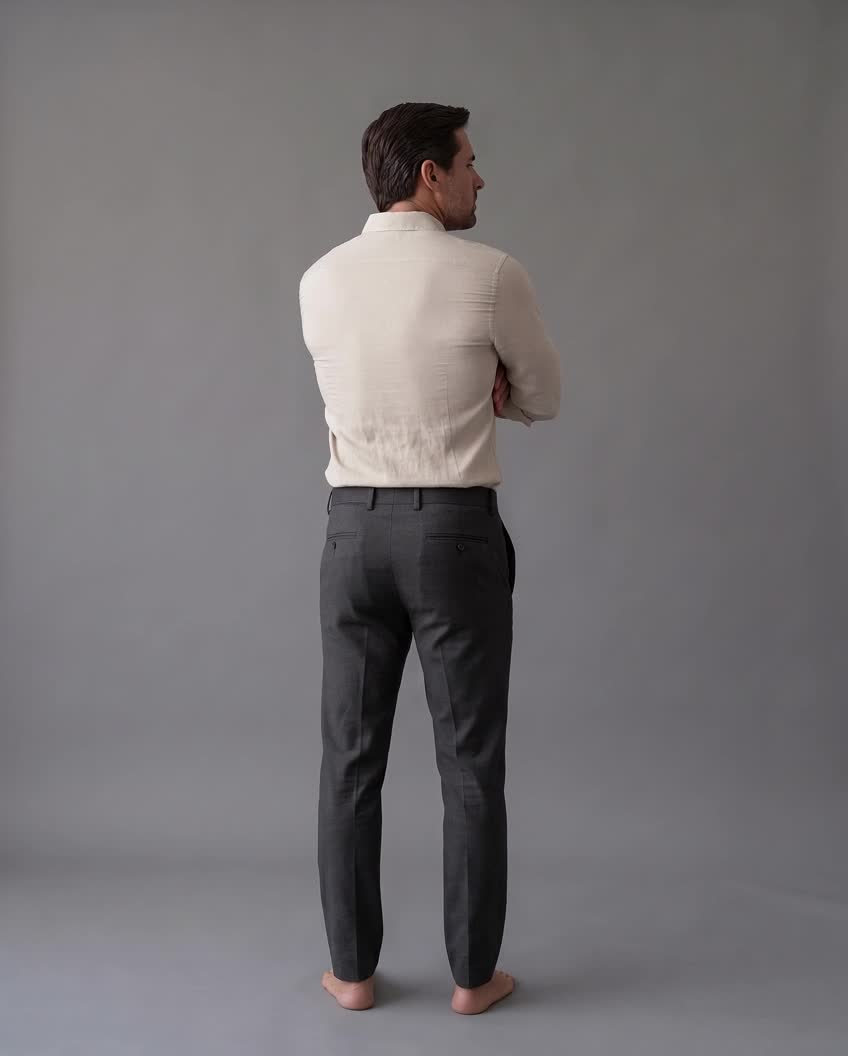
#> input picture ar/clips/frames/back.jpg, 848 x 1056 px
$ python gloves_off.py ../../../../ar/clips/frames/back.jpg
#> lines starting #> are read from the running program, lines starting #| are printed output that depends on the picture; after the words box and inside, x2 and y2 are one past the last pixel; in counts of white or black regions, pixels touching at a corner belong together
"""Masked repaint; pixels outside the saved two-pixel bleed masks stay exact."""
from pathlib import Path
import hashlib,json,shutil
import numpy as np
from PIL import Image,ImageFilter,ImageDraw
from scipy import ndimage as ndi
from fbx_read import read_fbx,child,val
import subprocess,io
ROOT=Path(__file__).resolve().parents[1];T=ROOT/'tex';B=ROOT/'baseline'
BASE_COMMIT='0c1d45711779c77f439c2a85b1f88b298ce15c73'
def mask_for(rgb):
 # Restrict the luminance test to the actual original glove UV island.
 # A global threshold misses its dark seams and also selects bright background.
 roots=read_fbx(ROOT/'source.fbx');obj=next(n for n in roots if n['name']=='Objects');g=child(obj,'Geometry');uvn=child(g,'LayerElementUV')
 uv=val(uvn,'UV').reshape(-1,2)[val(uvn,'UVIndex')].reshape(-1,3,2)
 h,w=np.asarray(rgb).shape[:2];canvas=Image.new('L',(w,h));draw=ImageDraw.Draw(canvas)
 for tri in uv:
  if np.all(tri[:,0]>=.5) and np.all(tri[:,1]>=.5):
   pts=[((u-.5)*2*(w-1),(1-v)*2*(h-1)) for u,v in tri]
   draw.polygon(pts,fill=255)
 coverage=np.asarray(canvas)>0
 labels,n=ndi.label(coverage);sizes=np.bincount(labels.ravel());sizes[0]=0
 # Select the component sampled at the palm, not the independent oval island.
 label=labels[int(h*.35),int(w*.80)]
 if label==0:label=sizes.argmax()
 region=ndi.binary_fill_holes(labels==label)
 lum=np.asarray(rgb)[...,:3]@np.array([.2126,.7152,.0722])
 m=ndi.binary_fill_holes(region & (lum>0))
 return ndi.binary_dilation(m,structure=ndi.generate_binary_structure(2,2),iterations=2)
def original_image(name):
 data=subprocess.check_output(['git','show',BASE_COMMIT+':website/avatar-models/v2/tex/'+name],cwd=ROOT)
 return Image.open(io.BytesIO(data))
def digest(p):return hashlib.sha256(p.read_bytes()).hexdigest()
def main(repaint):
#> called with repaint = '../../../../ar/clips/frames/back.jpg'
 if not (T/'atlas-original.png').exists():shutil.copyfile(T/'atlas.png',T/'atlas-original.png')
 raw=Image.open(repaint).convert('RGB');ar=np.asarray(raw).astype(float)
#> in main, raw is the input picture: PIL image 848x1056 RGB; mean R, G, B 116.2, 113, 115.1
 skin=(ar[:,:,0]>ar[:,:,1]*1.25)&(ar[:,:,1]>ar[:,:,2]*1.1)&(ar[:,:,0]>110)
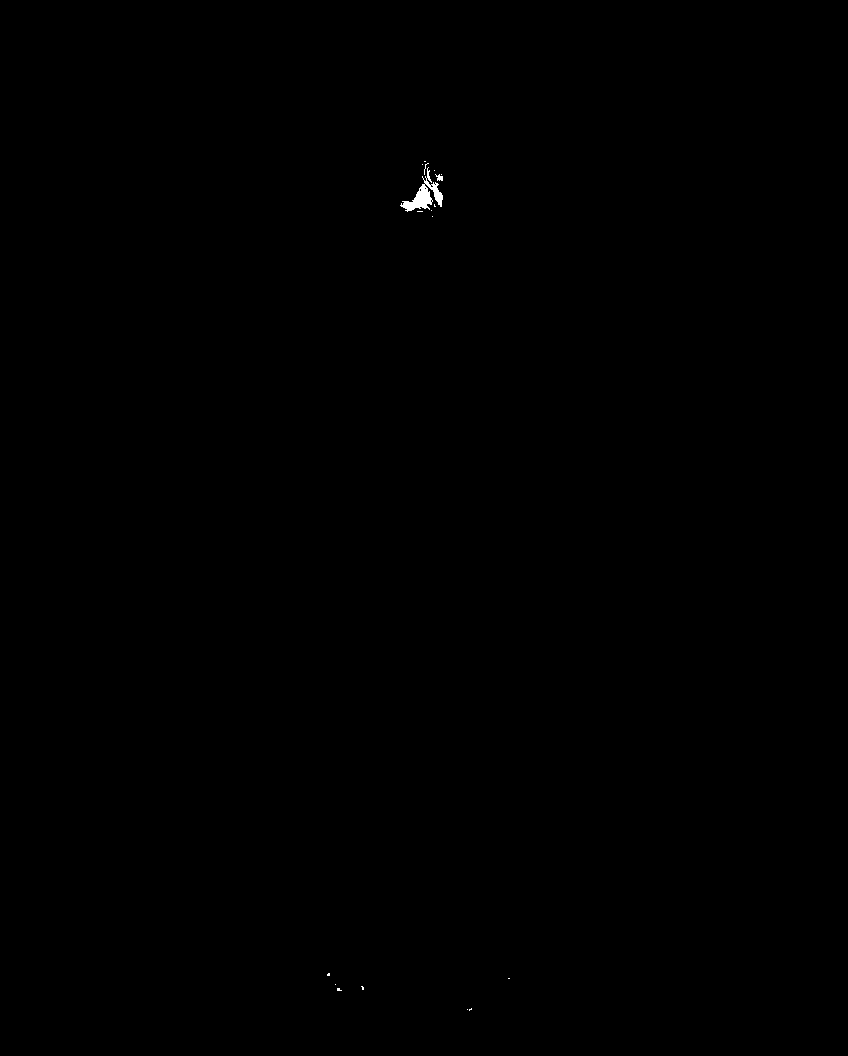
#> skin: shape (1056, 848) bool; 0.08% white; 18 white regions (16 under 20 px), largest, box (x1, y1, x2, y2) and area: (400, 167, 443, 212) 630, (435, 174, 443, 181) 33
 labels,n=ndi.label(skin);sizes=np.bincount(labels.ravel());sizes[0]=0;skin=ndi.binary_fill_holes(labels==sizes.argmax())
#> after `labels, n = ndi.label(skin)`: labels: shape (1056, 848) int32; 29 distinct labels, from 0 to 28
#> after `labels, n = ndi.label(skin)`: n = 28
#> after `sizes = np.bincount(labels.ravel())`: sizes = 29 values, max 894758 at index 0, min 1 at index 3, mean 30878.9
#> after `skin = ndi.binary_fill_holes(labels == sizes.argmax())`: skin: shape (1056, 848) bool; 0.05% white; 1 white region, box (x1, y1, x2, y2) and area: (400, 184, 432, 212) 415
 # Extend repaint colors into its dark edge pixels before applying the ORIGINAL mask.
 nearest=ndi.distance_transform_edt(~skin,return_distances=False,return_indices=True)
 extended=ar[nearest[0],nearest[1]].astype('uint8')
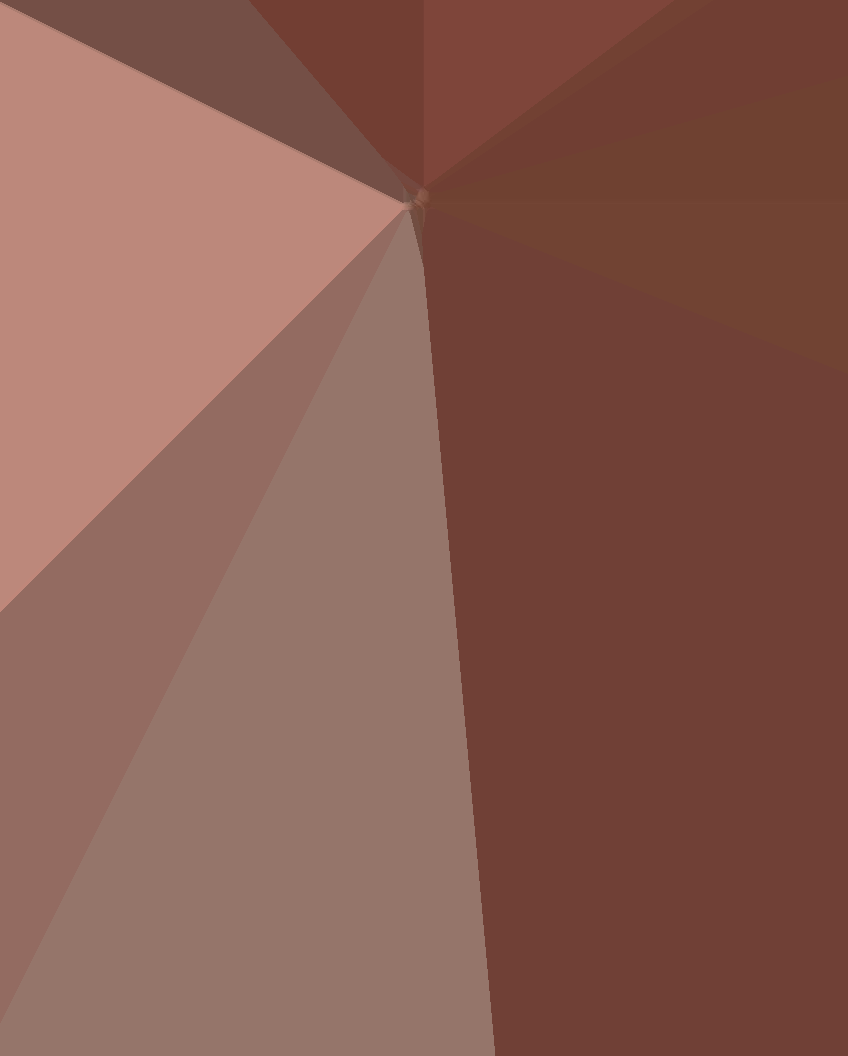
#> extended: shape (1056, 848, 3); mean R, G, B 135.5, 91.8, 80.6
 paint=Image.fromarray(extended).filter(ImageFilter.GaussianBlur(.65))
 hand=original_image('HAND.png').convert('RGB');hm=mask_for(hand)
 atlas=Image.open(T/'atlas-original.png').convert('RGB');aa=np.asarray(atlas).copy();q=atlas.width//2
 tile=atlas.crop((q,0,atlas.width,q));tm=mask_for(tile);am=np.zeros(aa.shape[:2],bool);am[:q,q:]=tm
 stats={}
 for name,original,mask,value in [('atlas.png',atlas,am,None),('HAND.png',hand,hm,None),('HAND_metallic.png',original_image('HAND_metallic.png'),hm,0),('HAND_roughness.png',original_image('HAND_roughness.png'),hm,128)]:
  old=np.asarray(original).copy();out=old.copy()
  if name=='atlas.png':
   replacement=np.asarray(paint.resize((q,q),Image.Resampling.LANCZOS));out[:q,q:][tm]=replacement[tm]
  elif value is None:out[mask]=np.asarray(paint.resize(original.size,Image.Resampling.LANCZOS))[mask]
  else:
   if old.ndim==3 and old.shape[2]==4:out[mask,:3]=value
   else:out[mask]=value
  assert np.array_equal(out[~mask],old[~mask]),name
  Image.fromarray(out).save(T/name)
  check=np.asarray(Image.open(T/name));assert np.array_equal(check[~mask],old[~mask])
  stats[name]={'size':list(original.size),'masked_pixels':int(mask.sum()),'changed_pixels_outside_mask':int(np.count_nonzero(np.any(check[~mask]!=old[~mask],axis=-1))) if old.ndim==3 else int(np.count_nonzero(check[~mask]!=old[~mask])),'sha256':digest(T/name)}
 Image.fromarray((am*255).astype('uint8')).save(B/'gloves-off-atlas-mask.png')
 Image.fromarray((hm*255).astype('uint8')).save(B/'gloves-off-hand-mask.png')
 stats['mask']={'source':'original color-map luminance > 0 within original FBX glove UV island, palm-seeded connected component; enclosed holes filled','bleed':'2 pixels of 8-connected dilation at each target resolution','atlas_original_sha256':digest(T/'atlas-original.png'),'normal_map':'unchanged; requested verification uses only the atlas color map'}
 (B/'gloves-off-verification.json').write_text(json.dumps(stats,indent=2)+'\n')
 # Review image, not used as material.
 overlay=aa.copy();overlay[am]=(overlay[am]*.3+np.array([255,50,20])*.7).astype('uint8');Image.fromarray(overlay).save(B/'gloves-off-mask-review.png')
 print(json.dumps(stats,indent=2))
if __name__=='__main__':
 import sys;main(sys.argv[1] if len(sys.argv)>1 else T/'HAND-repaint-source.png')
#> (the call stopped at in original_image, `data=subprocess.check_output(['git','show',BASE_COMMIT+':website/avata..`: subprocess is not available in this run)

$ run again, on ar/clips/frames/left.jpg
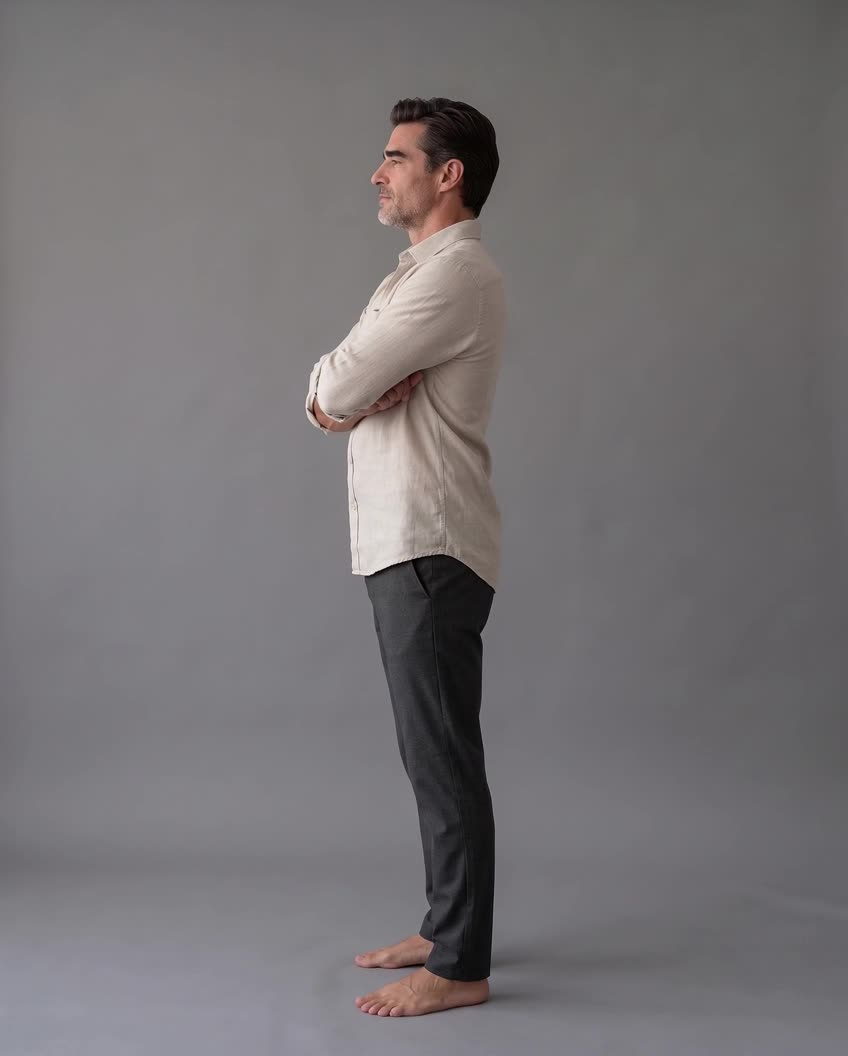
#> input picture ar/clips/frames/left.jpg, 848 x 1056 px
#> in main, raw is the input picture: PIL image 848x1056 RGB; mean R, G, B 117.6, 114.2, 116.2
#> in main, `skin=(ar[:,:,0]>ar[:,:,1]*1.25)&(ar[:,:,1]>ar[:,:,2]*1.1)&(ar[:,:,0]>1..`:
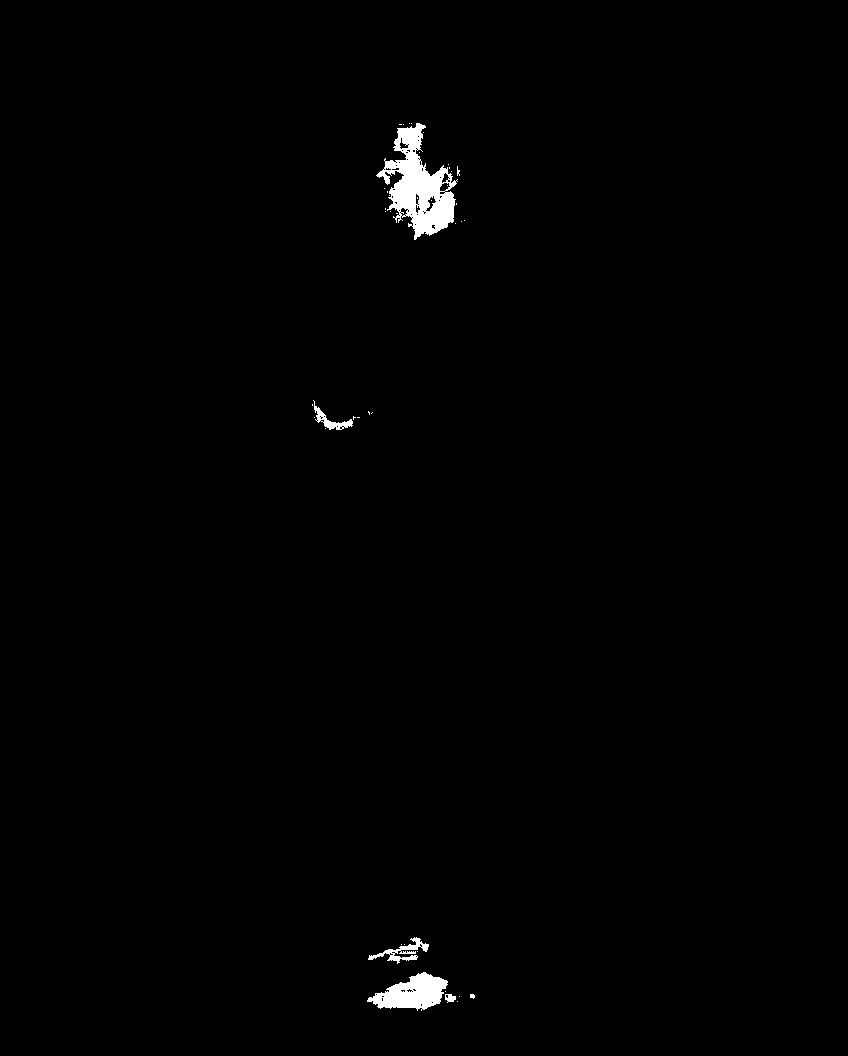
#> skin: shape (1056, 848) bool; 0.78% white; 43 white regions (37 under 20 px), largest, box (x1, y1, x2, y2) and area: (376, 123, 458, 240) 4279, (367, 972, 448, 1011) 1799, (368, 937, 429, 964) 479, (313, 400, 353, 430) 306, (445, 994, 456, 1003) 67, (470, 994, 475, 999) 20
#> labels: shape (1056, 848) int32; 68 distinct labels, from 0 to 67
#> n = 67
#> sizes = 68 values, max 888463 at index 0, min 1 at index 1, mean 13168.9
#> in main, `extended=ar[nearest[0],nearest[1]].astype('uint8')`:
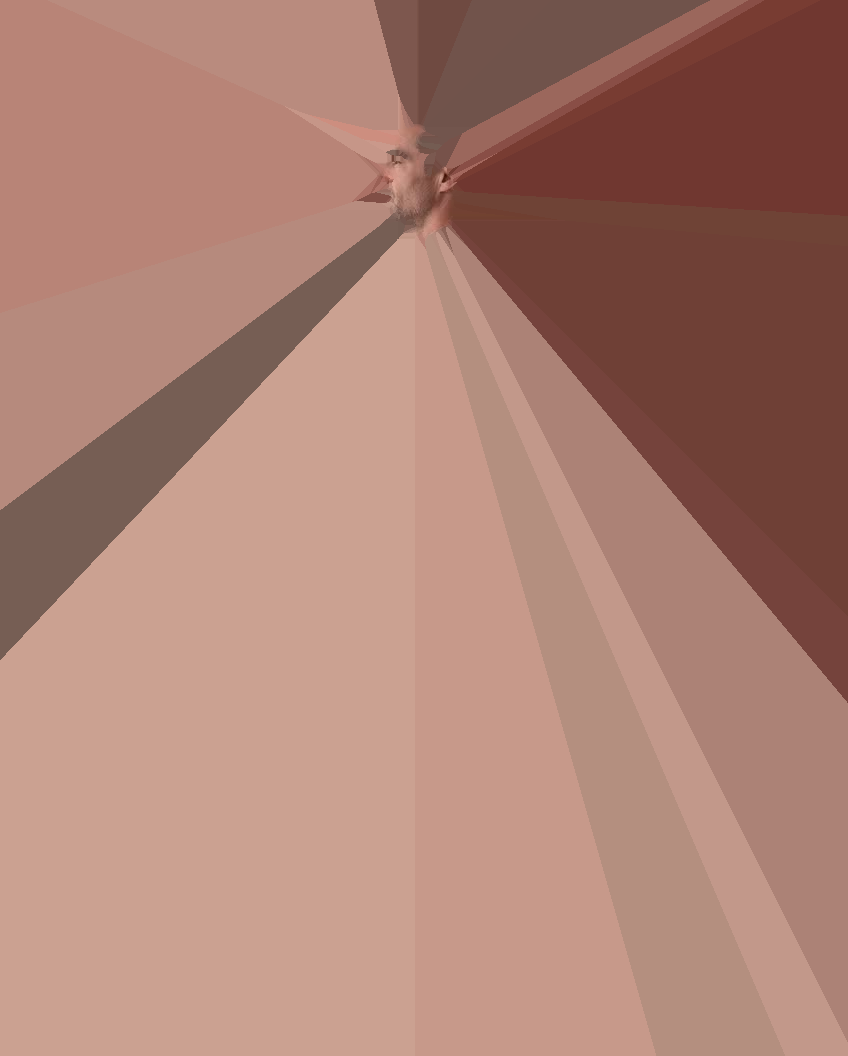
#> extended: shape (1056, 848, 3); mean R, G, B 172.5, 128.6, 115.4

$ run again, on ar/clips/frames/right.jpg
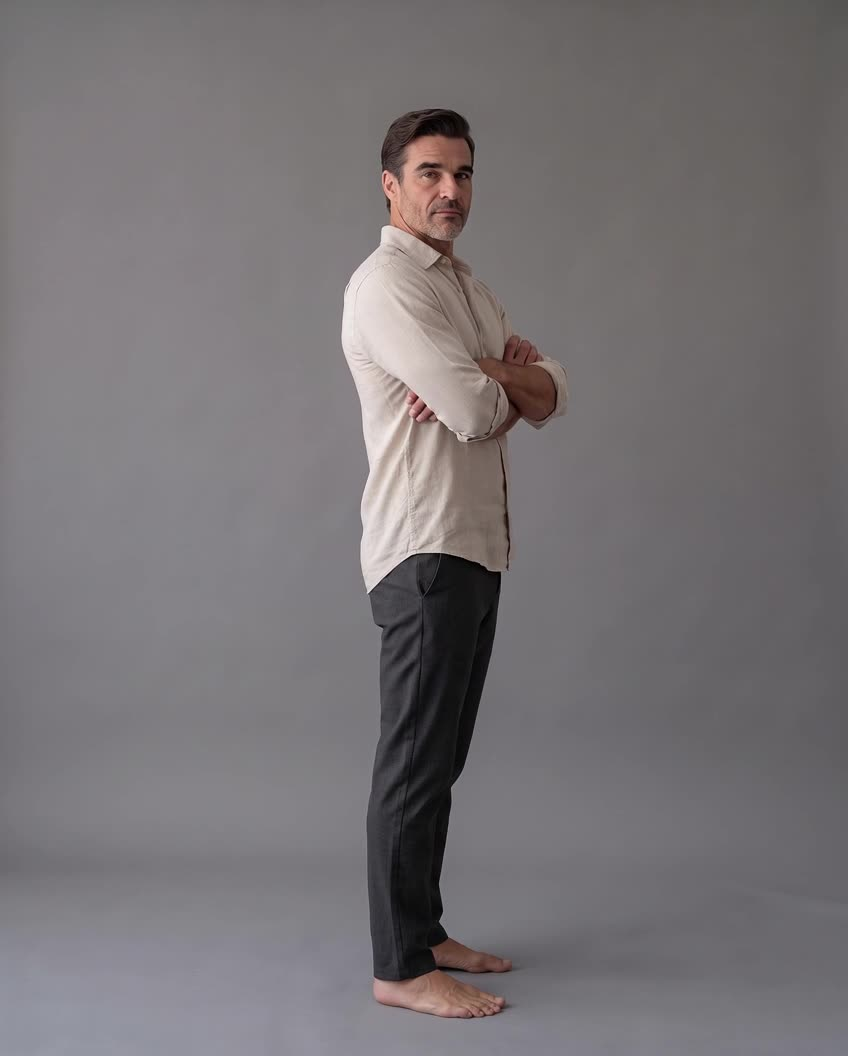
#> input picture ar/clips/frames/right.jpg, 848 x 1056 px
#> in main, raw is the input picture: PIL image 848x1056 RGB; mean R, G, B 118.9, 114.8, 117.3
#> in main, `skin=(ar[:,:,0]>ar[:,:,1]*1.25)&(ar[:,:,1]>ar[:,:,2]*1.1)&(ar[:,:,0]>1..`:
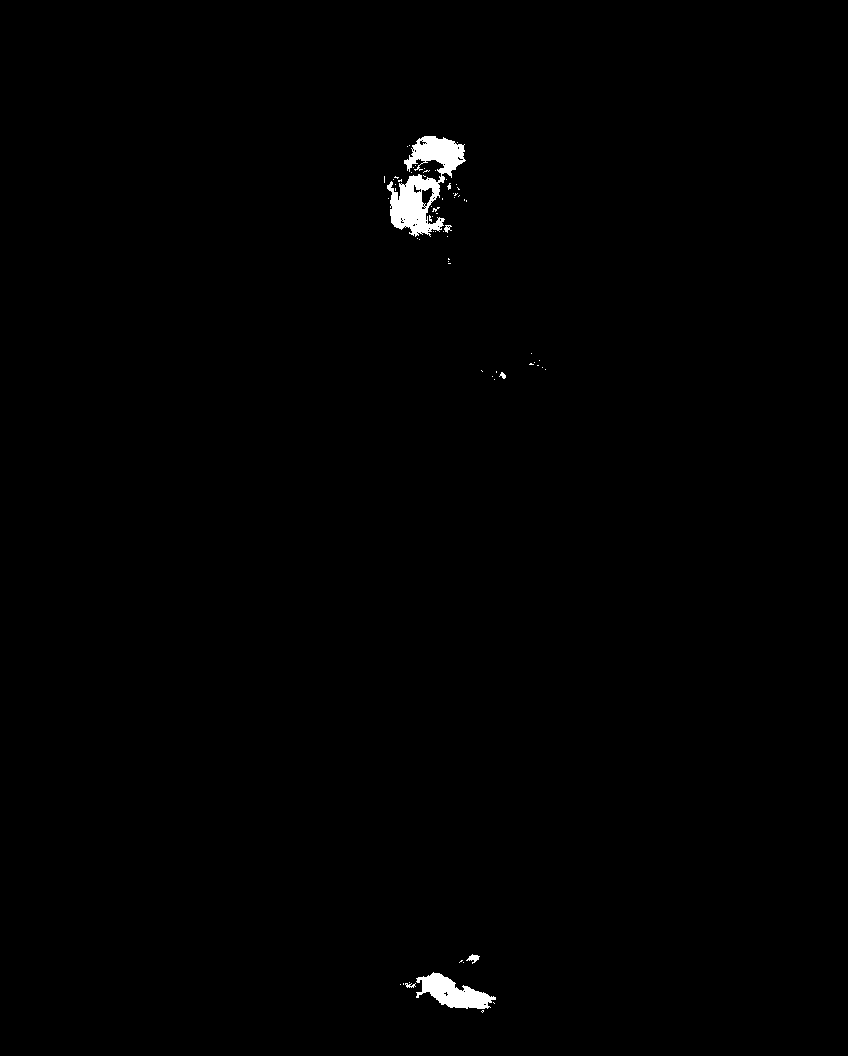
#> skin: shape (1056, 848) bool; 0.59% white; 66 white regions (60 under 20 px), largest, box (x1, y1, x2, y2) and area: (387, 136, 466, 237) 3487, (416, 972, 496, 1009) 1498, (466, 954, 480, 964) 65, (444, 225, 452, 233) 35, (405, 983, 416, 988) 31, (499, 372, 506, 379) 27
#> labels: shape (1056, 848) int32; 102 distinct labels, from 0 to 101
#> n = 101
#> sizes = 102 values, max 890175 at index 0, min 1 at index 2, mean 8779.3
#> in main, `extended=ar[nearest[0],nearest[1]].astype('uint8')`:
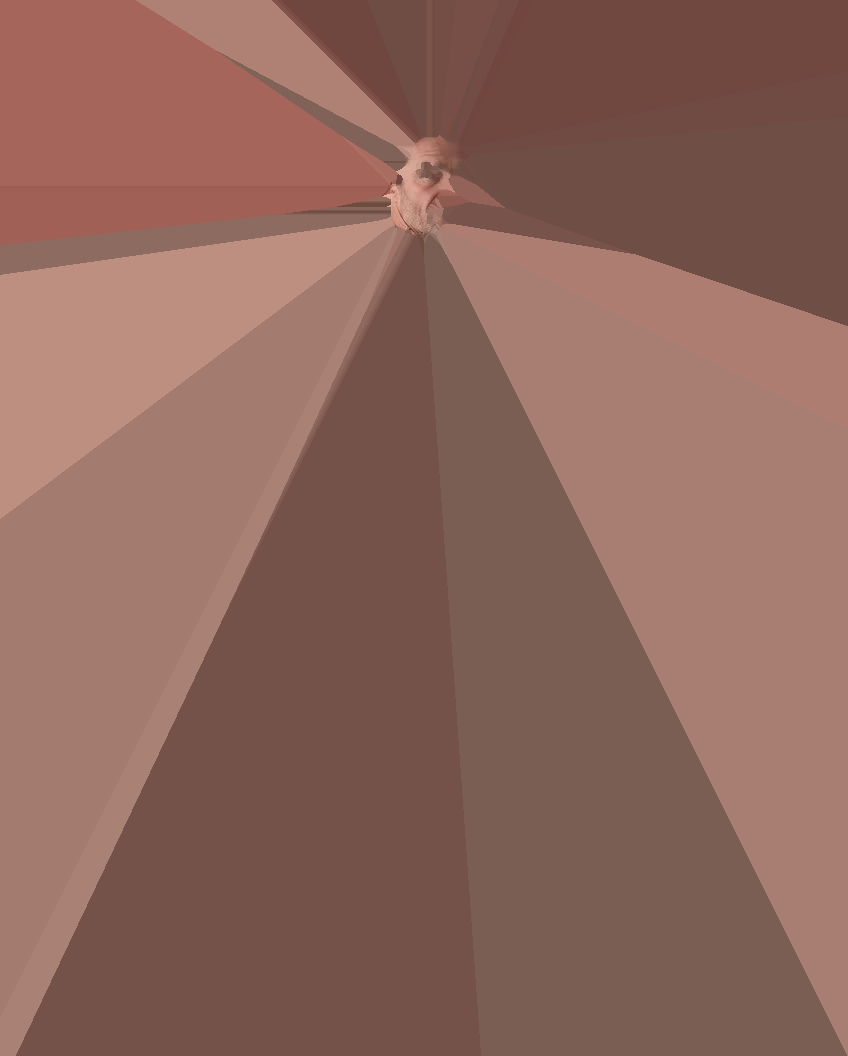
#> extended: shape (1056, 848, 3); mean R, G, B 141.2, 102.3, 91.6
